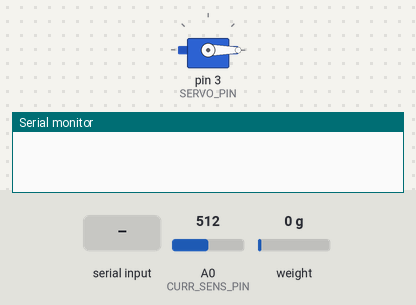
The sketch below on a simulated Arduino Uno, built with avr-gcc and run on an emulated ATmega328P. Parts: servo, the last lines printed to the serial monitor. The inputs (shaded band) are chosen by the test bench; at power-on: A0 (CURR_SENS_PIN) = 512, weight on the scale 0 g.

Above: at 3.4 s.
3.5 s: "Y" received over Serial
At 4.6 s:
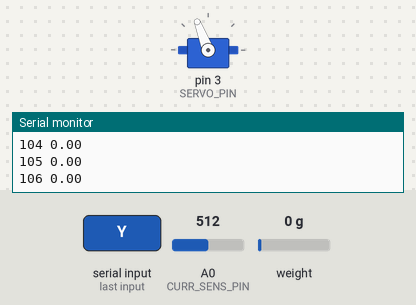
6.5 s: "y" received over Serial
At 7.5 s:
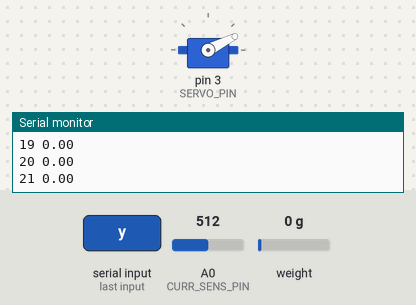
9.5 s: "Y" received over Serial
12.5 s: A0 (CURR_SENS_PIN) set to 306
15.5 s: "y" received over Serial
Timing chart, 0 to 19.5 s (numbered marks = the images above; inputs shaded):
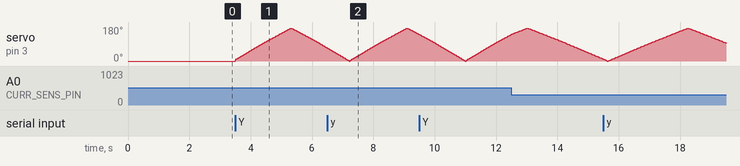

The sketch:

Tester_Code.ino
```cpp
/*Tester Code for Servo, Current Sensor, and Load Cell all in one
adapted from the original failed python code :/ for firmata
Load Cell --> Calibrated in LoadCell_Calibration.ino -> Digital PIN 4 PIN 5
Servo --> Digital PIN 3
Current Sensor --> Analog PIN 0
Potentiometer --> Analog PIN 5
*/

#include "HX711_mod.h" //This library was modified but the original can be obtained here http://librarymanager/All#Avia_HX711
#include <Servo.h>


#define CURR_SENS_PIN 0
#define POT_PIN 5
#define SERVO_PIN 3
#define LOADCELL_DOUT_PIN  4
#define LOADCELL_SCK_PIN  5

HX711 loadcell;
Servo servo;

int pos = 0;
int val;
int CS_val;
//int count = 0;
//float calibration_factor = 443;      //Platform ~ From LoadCell_calibration.ino
float calibration_factor = 441;      // Platform + Syndaver ~ From LoadCell_calibration.ino
float sense = 400;                   //Base Sensitivity of 400 mV/A from Datasheet
float Vref;                           //Output voltage with no current from DataSheet in mV
float bit_conv = 5000/1024;          //Converting Analog 1024 bit to 5000 mV
float sensorValue;
// int avgSamples = 200;
int calibrate_curr_sens = 10000;

void setup() {
  Serial.begin(9600);

  servo.attach(SERVO_PIN);
  servo.write(0);
  loadcell.begin(LOADCELL_DOUT_PIN, LOADCELL_SCK_PIN);
  loadcell.set_scale();
  loadcell.tare();  //Reset the scale to 0
  //Serial.println("Scale --> Tared and Ready");

  //Current Sensor Calibration
  for (int i = 0; i < calibrate_curr_sens; i++){
    sensorValue += analogRead(CURR_SENS_PIN);
        delay(.25);                      // 40 kHz
  }
  float sensorRef = sensorValue/ calibrate_curr_sens;
  Vref = bit_conv * sensorRef;
  //Serial.println(Vref);


}

void loop() {
  char choice = Serial.read();

  if (choice == 'Y' || choice == 'y') {// Start if Python Serial Reader is ready
    /*int count = 0;
    while(true){
      loadcell.set_scale(calibration_factor);
      val = analogRead(POT_PIN);
      val = map(val,0,1023,0,180);
      servo.write(val);                       // Writing servo from Potentiometer
      Serial.print("Servo Position: ");
      Serial.print(val);
      Serial.print(" degrees ");
      Serial.print("Current Sensor: ");
      float volt_reading = bit_conv * analogRead(CURR_SENS_PIN);    //In mV
      float current_conv = (volt_reading - Vref) / sense;           //In A
      Serial.print(current_conv);
      Serial.print(" mA ");
      Serial.print("Scale: ");
      Serial.print(loadcell.get_units(), 1);
      Serial.print(" g");
      Serial.println();
      count += 1;
      delay(100);           // Waits for 150 ms
      /*if (count > 100){
        Serial.println("break");
        break;
      }
    }*/
  /*
  else if (choice == 'N' || choice == 'n') {
    while(true){}                         // Infinite Tsukyumi
  }*/
  /*else {
    Serial.println("Invalid Response");
  }*/


  //}
  /*int pos_vals[361];
  float CS_vals[361];
  float LC_vals[361];*/
  loadcell.set_scale(calibration_factor);
  for (pos = 0; pos <= 174; pos += 1) { // goes from 0 degrees to 180 degrees
    // in steps of 3 degrees
    servo.write(pos);                 // tell servo to go to position in variable 'pos'
    /*for (int i = 0; i < avgSamples; i++){     //Averaging Samples for cleaner signal
      sensorValue += analogRead(CURR_SENS_PIN);
      delay(.25);                     // 40 kHz
    }
    sensorValue = sensorValue/ avgSamples; */
    sensorValue = analogRead(CURR_SENS_PIN);
    float volt_reading = bit_conv * sensorValue;    //In mV
    float current_conv = ((volt_reading - Vref) / sense) * 1000;           //In mA
    //long LoadCell_grams = (loadcell.get_units(),1);

    //Serial.print("Servo Position: ");
    Serial.print(pos);
    Serial.print(" ");
    //Serial.print(" degrees ");
    //Serial.print("Current Sensor: ");
    //Serial.print(sensorValue);

    //Serial.println(volt_reading);
    //Serial.print(" ");

    Serial.print(current_conv);
    Serial.print(" ");
    //Serial.print(" mA ");

    //Serial.print("Scale: ");

    //Serial.print(loadcell.get_units(), 1);


    //Serial.print(" g");
    Serial.println();

    //pos_vals[pos] = pos;
    //CS_vals[pos] = current_conv;
    //LC_vals[pos] = LoadCell_grams;


    delay(.25);        //Max data rate of HX711 80 Hz wanna sample at 2 times that (Niquist Theorem)
    //delay(1);

  }
  for (pos = 174; pos >= 0; pos -= 1) { // goes from 0 degrees to 180 degrees
    // in steps of 1 degree
    servo.write(pos);                 // tell servo to go to position in variable 'pos'
    /*for (int i = 0; i < avgSamples; i++){     //Averaging Samples for cleaner signal
      sensorValue += analogRead(CURR_SENS_PIN);
      delay(.25);                      // 40 kHz
    }
    sensorValue = sensorValue/ avgSamples;*/
    sensorValue = analogRead(CURR_SENS_PIN);
    float volt_reading = bit_conv * sensorValue;    //In mV
    float current_conv = ((volt_reading - Vref) / sense) * 1000;           //In mA
    //long LoadCell_grams = (loadcell.get_units(),1);

    //Serial.print("Servo Position: ");
    Serial.print(pos);
    Serial.print(" ");
    //Serial.print(" degrees ");
    //Serial.print("Current Sensor: ");
    //Serial.print(sensorValue);

    //Serial.println(volt_reading);
    //Serial.print(" ");

    Serial.print(current_conv);
    Serial.print(" ");
    //Serial.print(" mA ");

    //Serial.print("Scale: ");
    //Serial.print(loadcell.get_units(), 1);

    //Serial.print(" g");
    Serial.println();

    //pos_vals[pos] = pos;
    //CS_vals[pos] = current_conv;
    //LC_vals[pos] = LoadCell_grams;


    delay(.25);
    //delay(1);
  }
  /*for (int i = 0; i <= 361; i += 1){
    Serial.println(pos_vals[i]);
    Serial.println(CS_vals[i]);
    //Serial.println(LC_vals[i]);

  }*/
  Serial.println("break");
}
}
```

Measured:
- after the input at 3.5 s, servo on pin 3 (SERVO_PIN): rises from 0° to 174° in 1.8 s, then falls to 70° in 1.2 s
